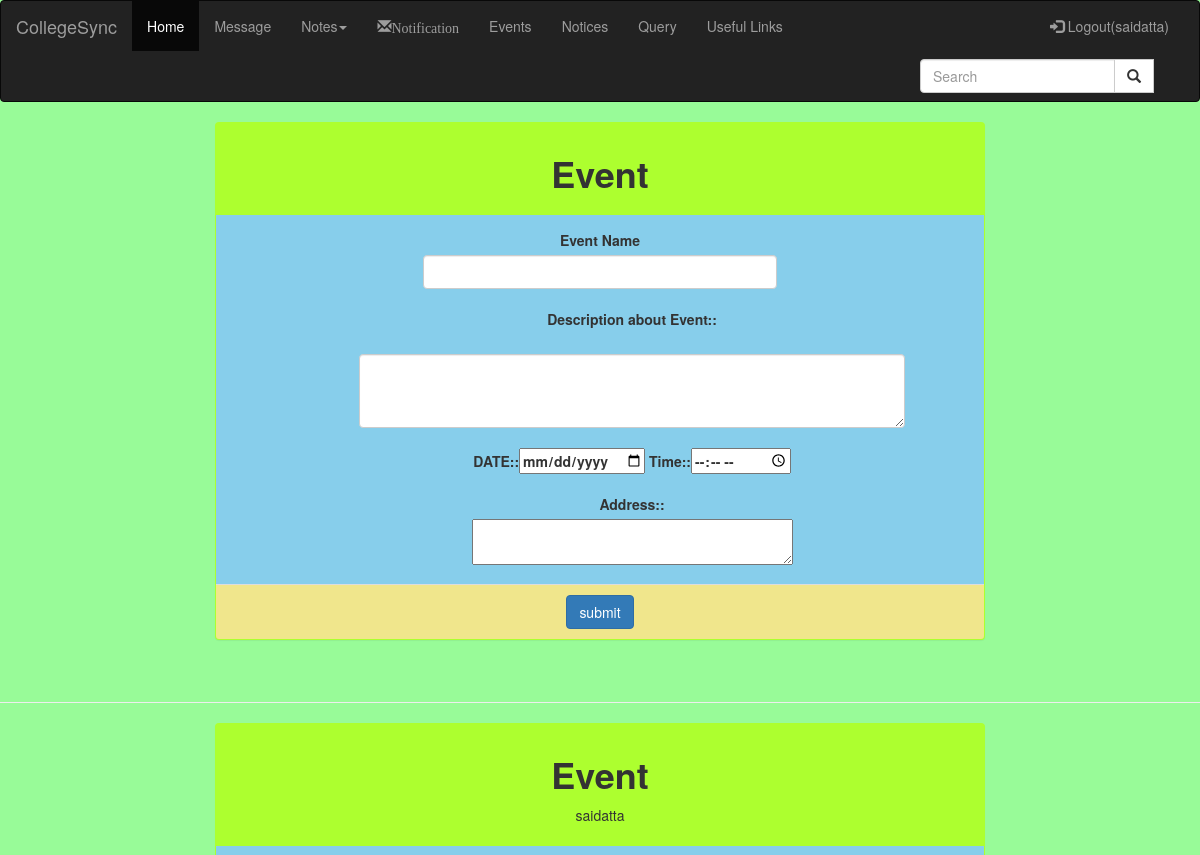
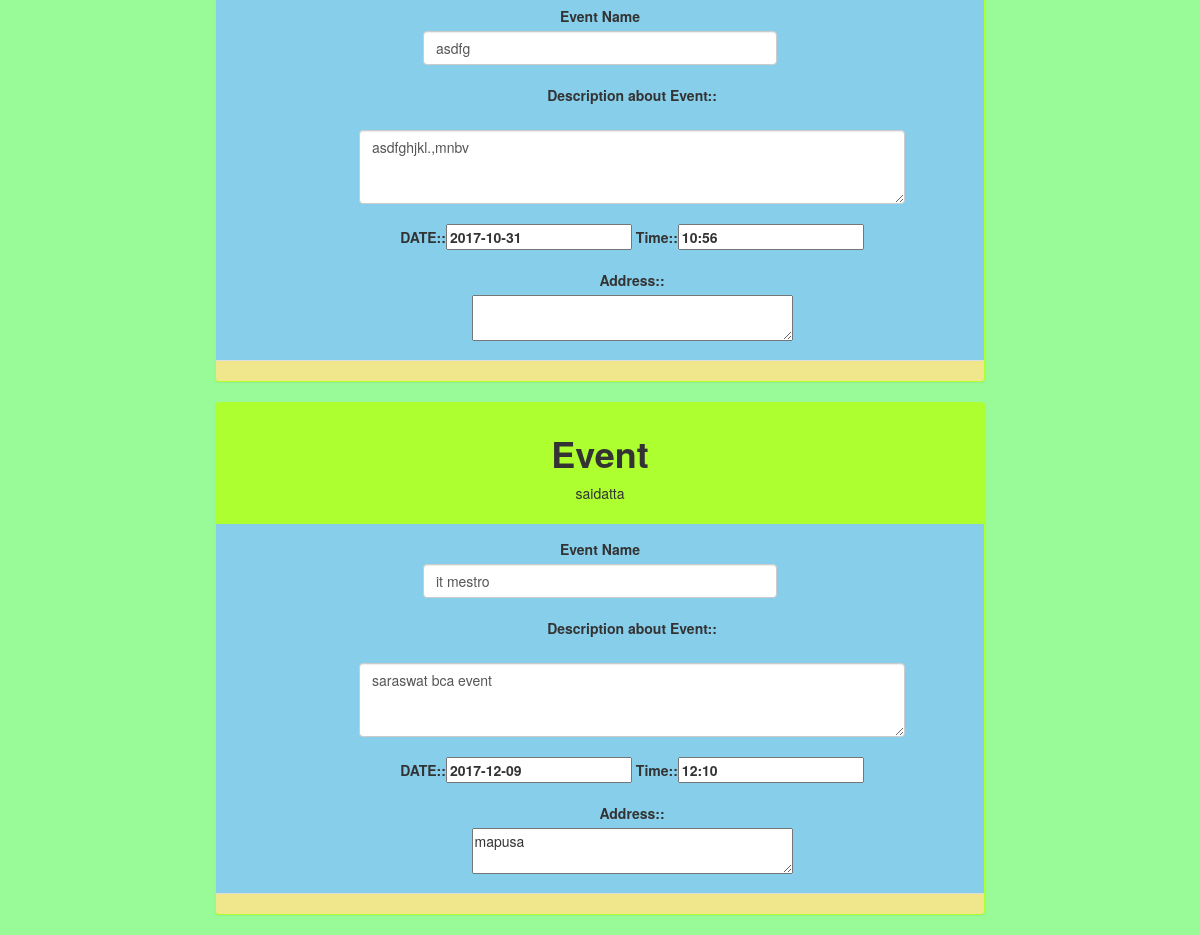
The page /extrafiles/eventnoti/event.php (signed in) on the database its author committed (2 pictures, top to bottom).
### tables this page shows
CREATE TABLE IF NOT EXISTS `event` (
  `event_id` int(11) NOT NULL AUTO_INCREMENT,
  `sender` varchar(50) NOT NULL,
  `event` varchar(50) NOT NULL,
  `des` varchar(50) NOT NULL,
  `date` varchar(50) NOT NULL,
  `time` varchar(50) NOT NULL,
  `add` varchar(50) NOT NULL,
  PRIMARY KEY (`event_id`)
);

### extrafiles/eventnoti/event.php (the view, shortened to what this page needs)
<!DOCTYPE html>
<html lang="en">
<head>
  <link rel="stylesheet" href="https://maxcdn.bootstrapcdn.com/bootstrap/3.3.7/css/bootstrap.min.css">
</head>
<body style="background-color:#98FB98;">
<nav class="navbar navbar-inverse">
  <div class="container-fluid">
    <div class="navbar-header">
      <a class="navbar-brand" href="home.php">CollegeSync</a>
    </div>
    <div class="collapse navbar-collapse" id="myNavbar fixedbar">
      <ul class="nav navbar-nav" id="fixedbar">
        <li class="active"><a href="home.php">Home</a></li>
        <li><a href="interface.php">Message</a></li>
        <li class="dropdown ">
          <a class="dropdown-toggle active " data-toggle="dropdown" href="#">Notes<span class="caret"></span></a>
        </li>
        <li class="dropdown">
          <a href="notification1.php" class="dropdown-toggle" data-toggle="dropdown"><span class="label label-pill label-danger count" style="border-radius:10px;"></span><span class="glyphicon glyphicon-envelope">Notification</span></a>
        </li>
        <li ><a href="event.php">Events</a></li>
        <li ><a href="notice.php">Notices</a></li>
        <li ><a href="query.php">Query</a></li>
        <li ><a href="usefullink.php">Useful Links</a></li>
      </ul>
      <ul class="nav navbar-nav navbar-right">
        <li><a href="logout.php"><span class="glyphicon glyphicon-log-in"></span> Logout(<?php if(isset($_SESSION['user'])) { echo $_SESSION['user']; }?>)</a></li>
      </ul>
      <form class="navbar-form navbar-right" method="GET" name="fb_search" action="search.php">
      <div class="input-group">
        <input type="text" class="form-control" placeholder="Search" id="Search" name="Search1" onkeyup="searching();">
        <div class="input-group-btn">
          <button class="btn btn-default" type="submit">
            <span class="glyphicon glyphicon-search"></span>
          </button>
          </div>
        </div>
    </form>
    </div>
</div>
</nav>
 <form method="POST" id="eventform">
<div class="container-fluid col-sm-offset-2 col-sm-8" align="center" >
  <div class="panel" style="background-color: #ADFF2F" >
      <div class="panel-heading">
    <div class="row">
      <div class="col-sm-4 col-sm-offset-4">
      <center><h1><strong>Event</strong></h1></center>
      </div>
      </div>
      </div>
      <div class="panel-body" style="background-color: skyblue;">
      <div class="row">
      <div class="col-sm-6 col-sm-offset-3">
        <label class="pull-center"><strong>Event Name</strong></label>
        <input type="text" name="event" id="event" value="" class="form-control">
        </div>
        </div>
       <div class="row">
      <div class="col-sm-9 col-sm-offset-2">
              <label><br/><strong>Description about Event::</strong></label><br/><br/>
              <textarea class="form-control" rows="3" id="des" name="des"></textarea ><br/>
              </div>
              </div>
          <div class="row">
          <div class="col-sm-11 col-sm-offset-1">
              <strong>DATE::<input type="date"  name="date"></strong>
              <strong>Time::<input type="time"  name="time"></strong>
              <br> <br>
              <label><strong>Address::</strong></label><br>
              <textarea rows="2" cols="40" name="add"></textarea ><br/>
              </div>
           </div>
              </div>
      <div class="panel-footer" style="background-color:  #F0E68C;">
      <center><input type="submit" name="post" id="post" value="submit" class="btn btn-primary btn-xl"></center>
      </div>
      </div></div>
    </form>
     <br><br><br><br><br><br><br><br><br><br><br><br><br><br><br><br><br><br><br><br><br><br><br><br><br><br><br><br>
      <hr>
       <?php
          $query="SELECT * from event  order by event_id desc limit 7";
           $res=mysql_query($query);
           while ($row=mysql_fetch_row($res))
           {
              echo"
<div class='container-fluid col-sm-offset-2 col-sm-8' align='center' >
  <div class='panel' style='background-color: #ADFF2F' >
      <div class='panel-heading'>
    <div class='row'>
      <div class='col-sm-4 col-sm-offset-4'>
      <center><h1><strong>Event</strong></h1></center>
      </div>
      </div>
      <p>$row[1]</p>
      </div>
      <div class='panel-body' style='background-color: skyblue;'>
      <div class='row'>
      <div class='col-sm-6 col-sm-offset-3'>
        <label class='pull-center'><strong>Event Name</strong></label>
        <input type='text' name='' value='$row[2]' class='form-control'>
        </div>
        </div>
       <div class='row'>
      <div class='col-sm-9 col-sm-offset-2'>
              <label><br/><strong>Description about Event::</strong></label><br/><br/>
              <textarea class='form-control' rows='3'>$row[3]</textarea ><br/>
              </div>
              </div>
          <div class='row'>
          <div class='col-sm-11 col-sm-offset-1'>
              <strong>DATE::<input type='text' value='$row[4]'  ></strong>
              <strong>Time::<input type='text' value='$row[5]'  ></strong>
              <br> <br>
              <label><strong>Address::</strong></label><br>
              <textarea rows='2' cols='40'>$row[6]</textarea ><br/>
              </div>
           </div>
              </div>
      <div class='panel-footer' style='background-color:  #F0E68C;'>
      </div>
      </div></div>
";}
?>
</body>
</html>

### rows shown on the page
event: sender "saidatta", event "asdfg", des "asdfghjkl.,mnbv", date "2017-10-31", time "10:56"
event: sender "saidatta", event "it mestro", des "saraswat bca event", date "2017-12-09", time "12:10", add "mapusa"

### other values the page prints
$_SESSION['user'] "saidatta"
